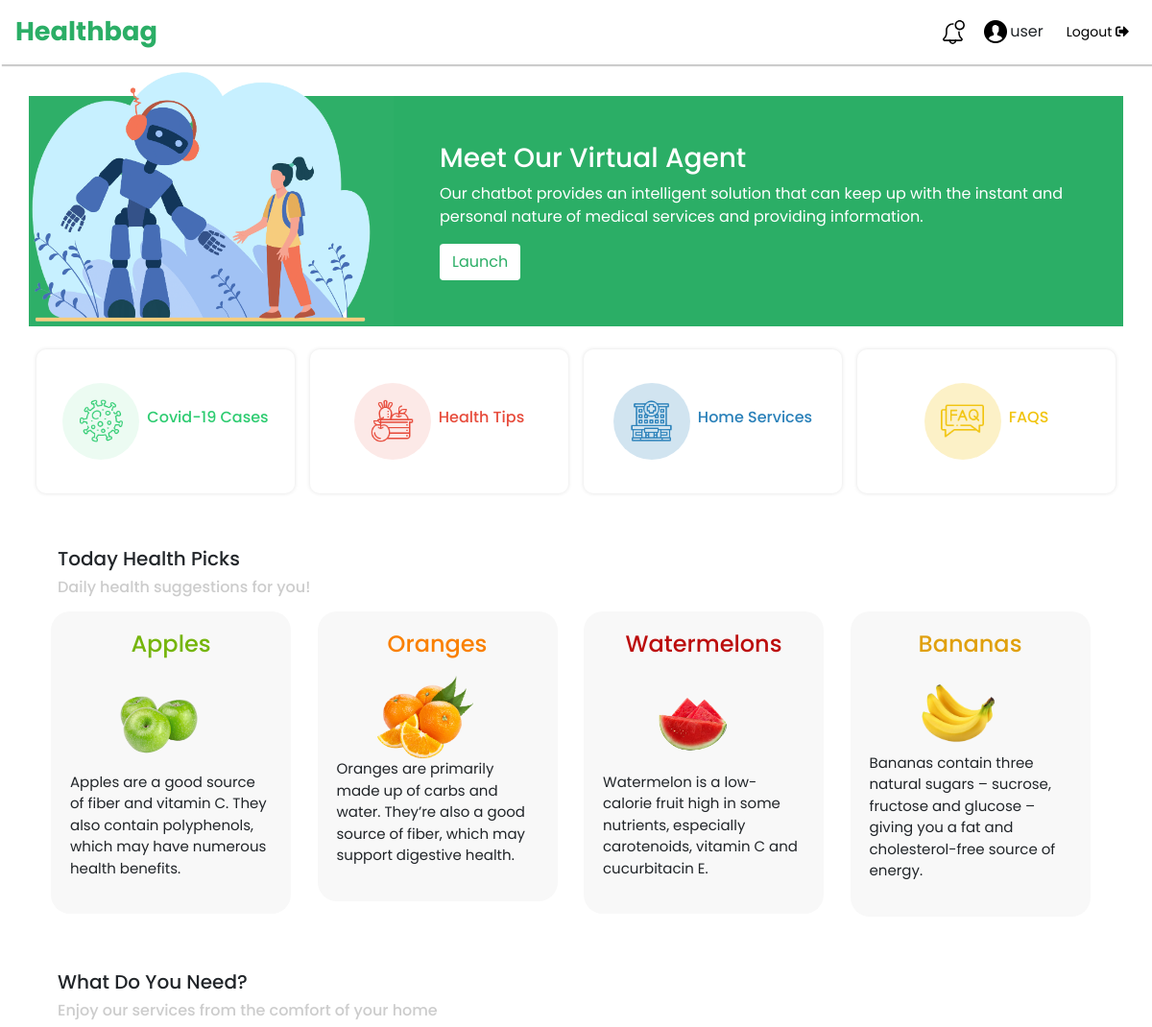
Page /dashboard/index.php on the earlier database version.
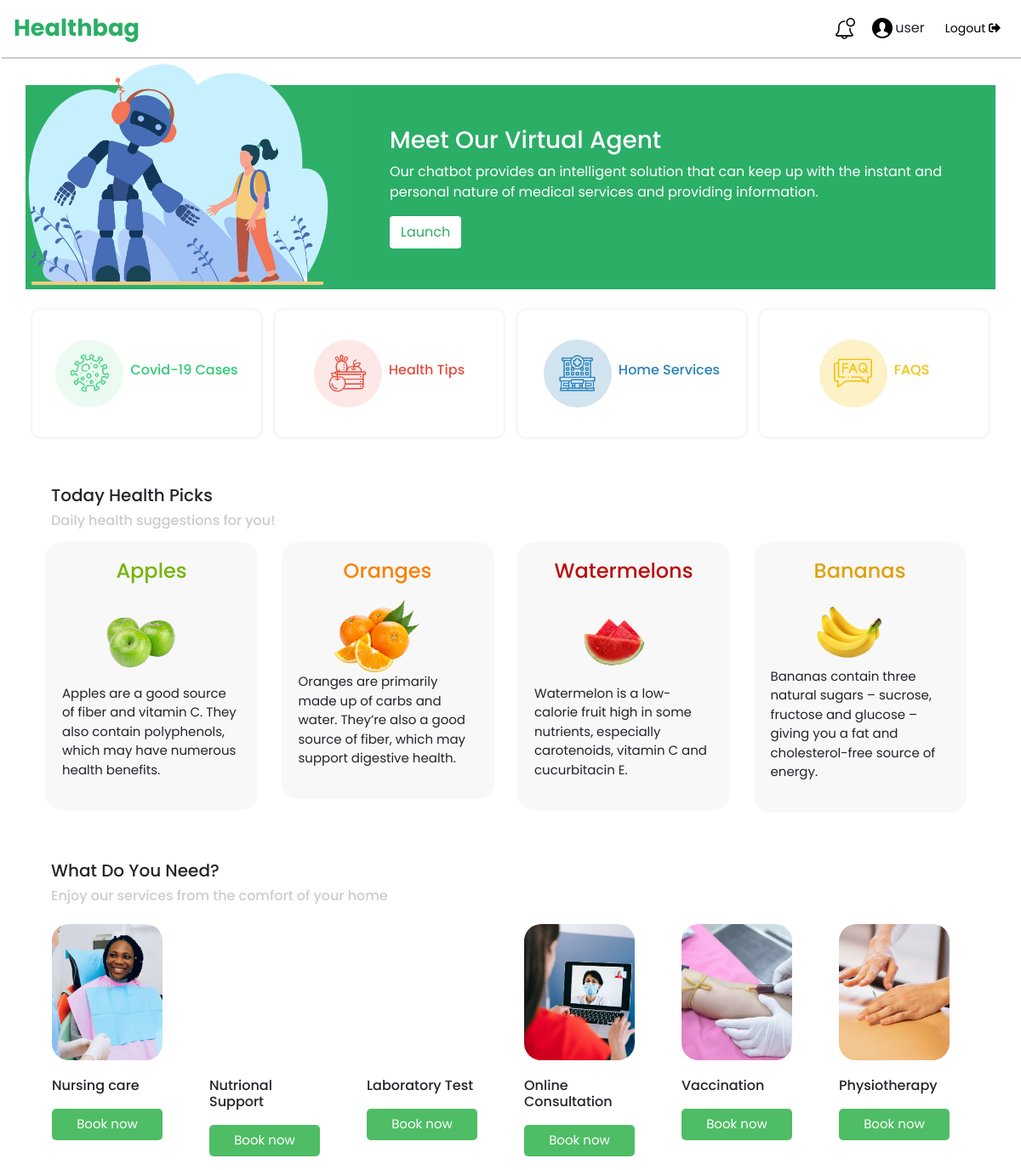
Same page on the later database version.
### tables this page shows
CREATE TABLE `servicestbl` (
  `id` int(11) NOT NULL,
  `title` varchar(50) NOT NULL,
  `img` varchar(1000) NOT NULL,
  `description` varchar(5000) NOT NULL
);

### class/chatbot.php (the view, shortened to what this page needs)
<?php
class Chatbot
{
	public $db;
	function __construct() {
		$this->db = new mysqli("localhost","root","","chatbot");
	}
	public function listServices()
	{
		$stmt=$this->db->prepare("SELECT * FROM servicestbl");
		$stmt->execute();
		$stmt->bind_result($id,$title,$img,$description);
		while($stmt->fetch())
		{
			echo '
			<div class="col-md-2 p-3">
			<div class="service-card">
		<div style="background-image: url(../'.$img.');" class="service-img">
		</div>
		<h6>'.$title.'</h6>
		<a href="servicerequest.php?id='.$id.'" class="btn service-btn">Book now</a>
	</div>
	</div>
			';
		}
	}
}
?>

### dashboard/index.php (shortened to what this page needs)
<?php
  include '../class/chatbot.php';
  $chatbot = new Chatbot();
?>
<html>
	<head>
	<?php include '../templates/stylesheet.php'?>
	<link rel="stylesheet" href="../css/bootstrap.css">
	<link rel="stylesheet" href="../css/main.css">
	</head>
	<body>
    <?php include 'navbar.php';?>
    <div class="container card-container bot-card">
    	<div class="row rounded ">
         <div class="bot-img-container col-md-4 bg-deepergreen p-5">
             <img class="bot-card-img" src="../img/bot-illustration.png">
         </div>
         <div class="col-md-8 bg-deepergreen p-5">
             <h3 class="text-white">Meet Our Virtual Agent</h3>
             <p class="text-white">Our chatbot provides an intelligent solution that can keep up with the instant and personal nature of medical services and providing information.</p>
             <a href="chatbot/" class="btn bg-white text-deepergreen">Launch</a>
         </div>
        </div>
    </div>
    <div  class="container mt-3 card-container">
        <div class="row">
        <div class="col-md-3 p-2">
            <div class="nav-card">
                <div style="background-color:#48d3831a;" class="nav-card-icon">
                    <img src="../img/corona.png" alt="" class="card-icon">
                </div>
                <h6  class="ml-2"><a style="color:#2ECC71;" href="#">Covid-19 Cases</a></h6>
            </div>
        </div>
        <div class="col-md-3 p-2">
            <div class="nav-card">
                <div style="background-color:#e74c3c1f;" class="nav-card-icon">
                    <img src="../img/fruits.png" alt="" class="card-icon">
                </div>
                <h6  class="ml-2"><a style="color:#E74C3C;" href="healthtips.php">Health Tips</a></h6>
            </div>
        </div>
        <div class="col-md-3 p-2">
            <div class="nav-card">
                <div style="background-color:#2980b936;" class="nav-card-icon">
                    <img src="../img/hospital.png" alt="" class="card-icon">
                </div>
                <h6  class="ml-2"><a style="color:#2980B9;" href="services.php">Home Services</a></h6>
            </div>
        </div>
        <div class="col-md-3 p-2">
            <div class="nav-card">
                <div style="background-color:#f1c40f3b;" class="nav-card-icon">
                    <img src="../img/faqs.png" alt="" class="card-icon">
                </div>
                <h6  class="ml-2"><a style="color:#F1C40F;" href="faqs.php">FAQS</a></h6>
            </div>
        </div>
        </div>
        <div class="container card-container mt-5">
            <h5>Today Health Picks</h5>
            <h6 class="text-gray">Daily health suggestions for you!</h6>
            <div class="row mt-2">
                <div class="col-md-3 p-2 ">
            <div class="tip-card">
            <h4 style="color:#75B50B;">Apples</h4>
            <img src="../img/pngtree-fresh-green-apple-set-isolated-on-transparent-png-image_1934551-removebg-preview.png" alt="">
            <p>Apples are a good source of fiber and vitamin C. They also contain polyphenols, which may have numerous health benefits.</p>
        </div>
                </div>
                <div class="col-md-3  p-2">
                    <div class="tip-card">
            <h4 style="color:#FA8000;">Oranges</h4>
            <img src="../img/purepng.com-orangesorangefruitfoodtastydeliciousorangecolor-3315225826354ezzx.png" alt="">
            <p>Oranges are primarily made up of carbs and water. They’re also a good source of fiber, which may support digestive health.</p>
        </div>
                </div>
                <div class="col-md-3  p-2">
                    <div class="tip-card">
            <h4 style="color:#bc0d0d;">Watermelons</h4>
            <img src="../img/watermelon.png" alt="">
            <p>Watermelon is a low-calorie fruit high in some nutrients, especially carotenoids, vitamin C and cucurbitacin E.</p>
        </div>
                </div>
                <div class="col-md-3 p-2">
                    <div class="tip-card">
            <h4 style="color:#e0a00e;">Bananas</h4>
            <img src="../img/banana.png" alt="">
            <p>Bananas contain three natural sugars – sucrose, fructose and glucose – giving you a fat and cholesterol-free source of energy. </p>
        </div>
          </div>
            </div>
        </div>
        <div class="container card-container mt-5">
            <h5>What Do You Need?</h5>
            <h6 class="text-gray">Enjoy our services from the comfort of your home</h6>
            <div class="row">
               <?php $chatbot->listServices();?>
            </div>
        </div>
    </div>
	</body>
</html>

### templates/stylesheet.php (shortened to what this page needs)
<link rel="stylesheet" href="https://cdnjs.cloudflare.com/ajax/libs/font-awesome/5.15.2/css/all.min.css" />

### dashboard/navbar.php (shortened to what this page needs)
<nav class="navbar fixed-top navbar-expand-lg navbar-light">
	<a href="index.php" class="navbar-brand logo">Healthbag</a>
	<div class="collapse navbar-collapse" id="navbarNav">
	<ul class="navbar-nav d-flex align-items-center ml-auto">
		<li class="nav-item">
			<a href="bookings.php" class="nav-link"><img src="../img/notification.svg" width="25" height="25"></a>
		</li>
		<li class="nav-item mr-3">
		<div class="profile  ml-2">
		<div class="profile-img"></div>
		<span style="margin-top:3px;">
		<?php
		if(isset($_SESSION['username']))
		{
			echo $_SESSION['username'];
		}
		else
		{
			echo "user";
		}
		 ?></span>
	</div>
		</li>
		<li class="nav-item">
			<a style="color:#000;font-size:14px;" href="logout.php" class="nav-link">Logout&nbsp;<i  class="fa fa-sign-out-alt"></i></a>
		</li>
	</ul>
</div>
</nav>

### css/main.css (style rules this page uses)
* { padding: 0px; margin:0px; font-family: 'Poppins', sans-serif; }
.bg-deepergreen { background-color:#2BAE66 !important; }
.text-gray { color:#CCCCCC; }
.bot-card-img { position: absolute; top:-50; left:-30; height: 310px; width:auto; }
.text-deepergreen { color:#2BAE66 !important; }
.bot-card { margin-top: 100px; }
nav { display: grid; width: 100%; grid-template-columns: 2fr 4fr 2fr; box-shadow: 2px 2px 1px #ccc; background-color: white; }
.profile { display:inline-flex; float:right; }
.profile-img { background-image: url('../img/user.png'); height: 30px; width: 30px; border-radius: 50%; background-size: cover; }
.service-img { height: 160px; width:130px; border-radius: 20px; background-size: cover; background-position: center; background-repeat: no-repeat; }
.service-card { width:130px; height: auto; }
.service-card h6 { margin-top:20px; }
.service-btn { background-color: #4EBD65; color: white; width:100%; font-size: 15px; border-radius: 5px; margin-top: 10px; }
.tip-card { width:250px; height: auto; background-color: #F8F8F8; padding:20px; border-radius: 20px; }
.tip-card h4 { text-align: center; }
.tip-card img { width:100px; height:auto; margin-left:20%; margin-top: 10px; }
.tip-card p { font-size:15px; }
.logo { color:#2BAE66 !important; font-size:1.7em; font-weight: bolder; }
.nav-card { height: 150px; width: auto; -webkit-box-shadow: 0 0 4px #0000001f; box-shadow: 0 0 4px #0000001f; border-radius:10px; display: flex; align-items: center; justify-content: center; }
.nav-card-icon { height: 80px; width: 80px; border-radius: 50%; display: flex; justify-content: center; align-items: center; }
.card-icon { height:45px; width:45px; }

Differences in the rows shown:
added servicestbl: img (picture), title "Nursing care"
added servicestbl: title "Nutrional Support"
added servicestbl: title "Laboratory Test"
added servicestbl: img (picture), title "Online Consultation"
added servicestbl: img (picture), title "Vaccination"
added servicestbl: img (picture), title "Physiotherapy"
